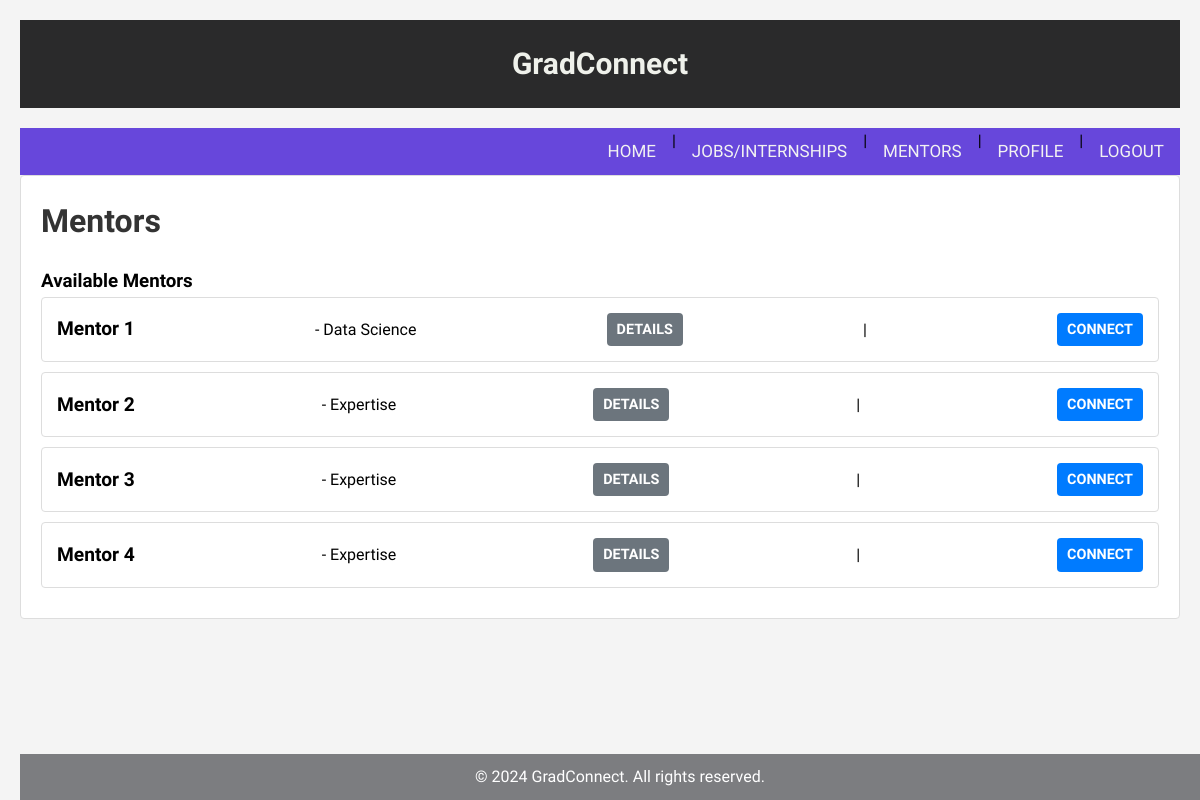
/mentors/, run on the app's committed database.
### members/models.py (models this page shows, shortened)
class Mentor(models.Model):
    user = models.OneToOneField(User, on_delete=models.CASCADE, null=True, blank=True)
    name = models.CharField(max_length=255)
    expertise = models.CharField(max_length=255)
    contact_info = models.CharField(max_length=255)
    bio = models.TextField(blank=True)
    profile_pic = models.ImageField(upload_to='mentor_profile_pics/', blank=True)

### members/views.py (the view)
# urls.py: path('mentors/', views.mentor_list, name='mentor_list'),
def mentor_list(request):
    mentors = Mentor.objects.all()
    return render(request, 'mentor.html', {'mentors': mentors})

### members/templates/mentor.html (shortened to what this page needs)
{% extends 'master.html' %}
{% block content %}
    <h1>Mentors</h1>
    <h3>Available Mentors</h3>
    <ul>
        {% for mentor in mentors %}
            <li>
                <strong>{{ mentor.name }}</strong> - {{ mentor.expertise }}
                <a href="{% url 'mentor_details' mentor.id %}" class="btn btn-secondary btn-sm btn-details">Details</a> |
                <a href="{% url 'connect_mentor' mentor.id %}" class="btn btn-primary btn-sm btn-connect">Connect</a>
            </li>
        {% endfor %}
    </ul>
{% endblock %}

### mystaticfiles/mystyles.css (style rules this page uses)
* { margin: 0; padding: 0; box-sizing: border-box; }
body { font-family: 'Source Sans Pro', Arial, sans-serif; line-height: 1.6; background-color: #f4f4f4; padding: 20px; }
a { text-decoration: none; color: #333; }
h1 { font-size: 2em; margin-bottom: 20px; color: #333; text-align: left }
ul { list-style: none; padding: 0; }
ul li { background-color: #fff; padding: 15px; margin-bottom: 10px; border: 1px solid #ddd; border-radius: 4px; display: flex; justify-content: space-between; align-items: center; }
ul li strong { font-size: 1.2em; }
ul li a.btn { padding: 5px 10px; border-radius: 4px; text-transform: uppercase; font-size: 0.9em; font-weight: bold; margin-left: 10px; }
ul li a.btn-secondary { background-color: #6c757d; color: #fff; }
ul li a.btn-primary { background-color: #007bff; color: #fff; }

### data on the page
Mentor: name "Mentor 1", expertise "Data Science"
Mentor: name "Mentor 2", expertise "Expertise"
Mentor: name "Mentor 3", expertise "Expertise"
Mentor: name "Mentor 4", expertise "Expertise"
